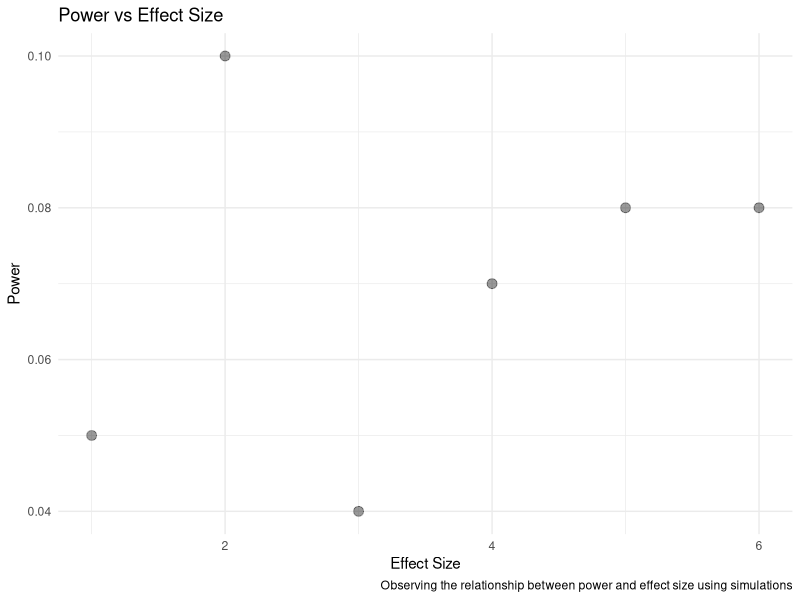
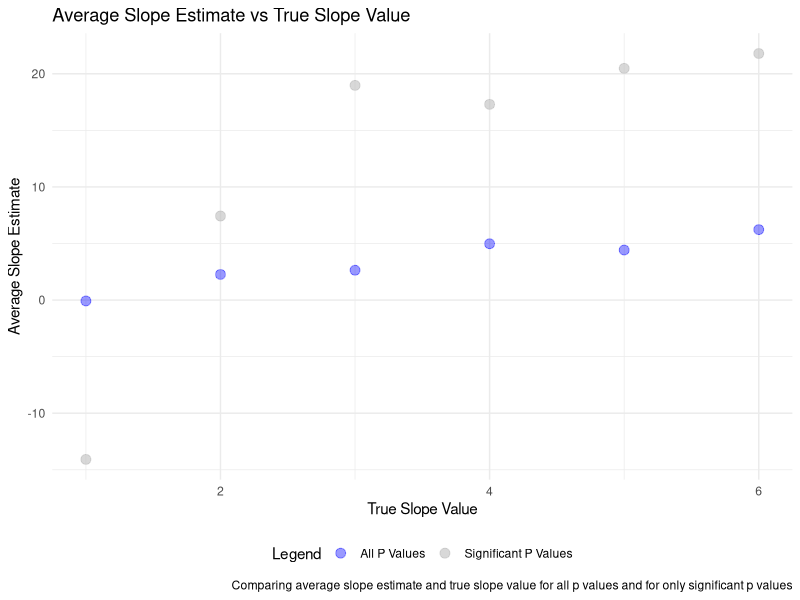

Source code (R) for these figures, in order:
## ---- chunk 1
library(tidyverse)
#library(rvest)

knitr::opts_chunk$set(
	echo = TRUE,
	warning = FALSE,
	fig.width = 8, 
  fig.height = 6,
  out.width = "90%"
)
options(
  ggplot2.continuous.colour = "viridis",
  ggplot2.continuous.fill = "viridis"
)
scale_colour_discrete = scale_colour_viridis_d
scale_fill_discrete = scale_fill_viridis_d
theme_set(theme_minimal() + theme(legend.position = "bottom"))
## ---- chunk 2
set.seed(10)

iris_with_missing = iris %>% 
  map_df(~replace(.x, sample(1:150, 20), NA)) %>%
  mutate(Species = as.character(Species))
## ---- chunk 3
# mean_sepal = mean(pull(iris_with_missing, Sepal.Length), na.rm=TRUE)
# 
# test_replace = tibble(replace_na(pull(iris_with_missing, Sepal.Length), mean_sepal))
# 
# rest2_replace = tibble(replace_na(pull(iris_with_missing, Species), "virginica"))
## ---- chunk 4
# Want a function that takes in 1 vector and outputs another vector with missing values replaced

replace_missing_fn = function(vector) {
  
  if(length(vector) == 1){
    stop("Argument cannot be computed for length 1 vectors")
  }
  
  else if(is.numeric(vector)) {
    mean = mean(vector, na.rm=TRUE)
    tibble(
      replace_na(vector, mean)
    )
  }
  
  else if (!is.numeric(vector)) {
    tibble(
      replace_na(vector, "virginica")
    )
  }
}

# # Test the function
# 
# replace_missing_fn(pull(iris_with_missing, Sepal.Length))
# 
# # replace_missing_fn(2)
# 
# replace_missing_fn(pull(iris_with_missing, Species))

## ---- chunk 5
output = map(iris_with_missing, replace_missing_fn) %>% 
  bind_cols()
## ---- chunk 6
files = tibble(csv_name = list.files("./data/")) %>% 
  mutate(
    input = str_c("./data/", csv_name)
  ) %>% 
  separate(csv_name, into = c("arm", "subject_id", "csv"), sep = "([\\_\\.])") %>% 
  select(-csv) %>% 
  mutate(
  data = map(input, read_csv)
  ) %>% 
  unnest(data) %>% 
  select(-input)
## ---- chunk 7
set.seed(5)

sim_regression = function(beta1) {
  
  sim_data = tibble(
    x = rnorm(30, mean = 0, sd = 1),
    y = 2 + beta1 * x + rnorm(30, 0, 50)
  )
  
  ls_fit = lm(y ~ x, data = sim_data) %>% 
    broom::tidy() %>% 
    filter(term == "x") %>% 
    select(estimate, p.value)
  
  ls_fit
}

# Generate 10k datasets, saving the estimate and the p value

b1_0 = rerun(100, sim_regression(0)) %>% 
  bind_rows()

# Generate 10k datasets, saving the estimate and p value when beta1 = 1 to 6

sim_results = 
  tibble(beta1_values = c(1, 2, 3, 4, 5, 6)) %>% 
  mutate(
    output_list = map(.x = beta1_values, ~ rerun(100, sim_regression(beta1 = .x))),
    output_df = map(output_list, bind_rows)
  ) %>% 
  select(-output_list) %>% 
  unnest(output_df)

## ---- chunk 8
prop_rej = sim_results %>% 
  mutate(
    reject = as.numeric(p.value < 0.05)
  ) %>% 
  group_by(beta1_values) %>% 
  summarize(
    prop = sum(reject)/n()
  )

ggplot(prop_rej, aes(x = beta1_values, y = prop)) +
  geom_point(size = 3, alpha = .4) +
  labs(
    title = "Power vs Effect Size",
    x = "Effect Size",
    y = "Power",
    caption = "Observing the relationship between power and effect size using simulations"
  )
## ---- chunk 9
b1_vs_truth = sim_results %>% 
  mutate(
    reject = as.numeric(p.value < 0.05)
  ) %>% 
  group_by(beta1_values) %>% 
  summarize(
    avg_b1 = mean(estimate)
  )

b1_vs_truth_rejected = sim_results %>% 
  mutate(
    reject = as.numeric(p.value < 0.05)
  ) %>% 
  filter(reject == 1) %>% 
  group_by(beta1_values) %>% 
  summarize(
    avg_b1 = mean(estimate)
  )

plot_b1_vs_truth = ggplot(b1_vs_truth, aes(x = beta1_values, y = avg_b1)) +
  geom_point(aes(color = "All P Values"), size = 3, alpha = .4) +
  geom_point(data = b1_vs_truth_rejected, aes(color = "Significant P Values"), size = 3, alpha = .6) +
  scale_color_manual("Legend", values = c("blue", "grey")) +
  labs(
    title = "Average Slope Estimate vs True Slope Value",
    x = "True Slope Value",
    y = "Average Slope Estimate",
    caption = "Comparing average slope estimate and true slope value for all p values and for only significant p values"
  )

plot_b1_vs_truth
